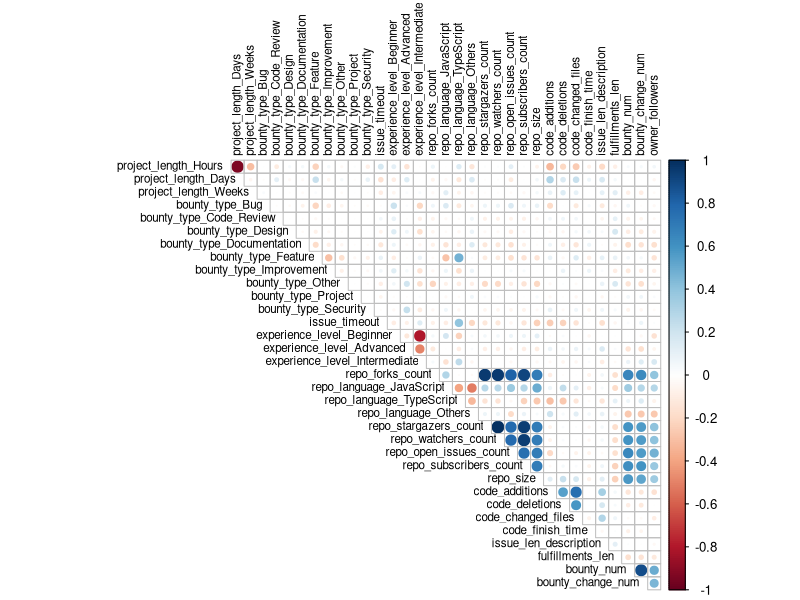
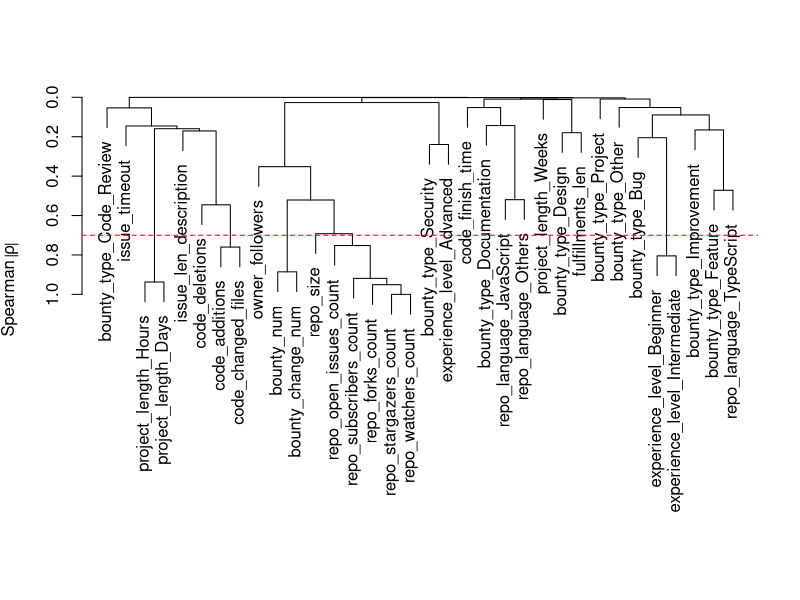

The R source for these figures, in order:
library(mgcv)
library(carData)
library(corrplot)
library(car)
library(rms)
library(Hmisc)
library(boot)

df <- read.csv("model.csv")


### Corelation Analysis ###
var_list <- c(
            'project_length_Hours', 'project_length_Days', 
            'project_length_Weeks', 
            "bounty_type_Bug", "bounty_type_Code_Review", "bounty_type_Design", "bounty_type_Documentation", "bounty_type_Feature",
            "bounty_type_Improvement","bounty_type_Other","bounty_type_Project","bounty_type_Security", "issue_timeout",
            "experience_level_Beginner",
            'experience_level_Advanced', 
            'experience_level_Intermediate',
            'repo_forks_count',
            "repo_language_JavaScript",
            "repo_language_TypeScript", 
            'repo_language_Others',
            'repo_stargazers_count', 
            'repo_watchers_count', 
            'repo_open_issues_count',
            'repo_subscribers_count', 
            'repo_size', 'code_additions', 'code_deletions',
            'code_changed_files', 'code_finish_time', 'issue_len_description',
            'fulfillments_len',
            'bounty_num',
            'bounty_change_num', 
            'owner_followers')

df_sub <- df[, var_list]
df_sub <- as.data.frame(lapply(df_sub, as.numeric))

# Spearman
correlation_matrix <- cor(df_sub, method = "spearman", use = "complete.obs")
capture.output(correlation_matrix, file = "model_cor&redun_anlysis.txt")

high_cor_vars <- which(abs(correlation_matrix) > 0.7, arr.ind = TRUE)
high_cor_vars <- high_cor_vars[high_cor_vars[,1] != high_cor_vars[,2], ]  

high_cor_groups <- list()
for (i in 1:nrow(high_cor_vars)) {
  var1 <- rownames(correlation_matrix)[high_cor_vars[i, 1]]
  var2 <- colnames(correlation_matrix)[high_cor_vars[i, 2]]
  
  found <- FALSE
  for (j in seq_along(high_cor_groups)) {
    if (var1 %in% high_cor_groups[[j]] || var2 %in% high_cor_groups[[j]]) {
      high_cor_groups[[j]] <- unique(c(high_cor_groups[[j]], var1, var2))
      found <- TRUE
      break
    }
  }
  if (!found) {
    high_cor_groups[[length(high_cor_groups) + 1]] <- c(var1, var2)
  }
}

# choose one variable from each group
set.seed(100)  
remove_vars <- c()
for (group in high_cor_groups) {
  keep_var <- sample(group, 1)  
  remove_vars <- c(remove_vars, setdiff(group, keep_var))  
}

capture.output('spearman deleted variables:', file = "model_cor&redun_anlysis.txt", append=TRUE)
capture.output(remove_vars, file = "model_cor&redun_anlysis.txt", append=TRUE)
selected_vars <- setdiff(var_list, remove_vars)
capture.output('spearman reserved variables:', file = "model_cor&redun_anlysis.txt", append=TRUE)
capture.output(selected_vars, file = "model_cor&redun_anlysis.txt", append=TRUE)


corrplot(correlation_matrix, method = "circle", type = "upper",
         tl.col = "black", tl.cex = 0.7, diag = FALSE)

# variable clustering
vclust <- varclus(~., data = df_sub, similarity = "spearman", trans = "abs")
png("Hierarchical.png", width = 800, height = 600)
plot(vclust)
abline(h = 0.3, col = "red", lty = 2)  # (|ρ|=0.7)
dev.off()




### Redundancy Analysis ###
df_sub <- df[, selected_vars]
df_sub <- as.data.frame(lapply(df_sub, as.numeric))
dd <- datadist(df_sub)
options(datadist = "dd")

redun_result <- redun(~ ., 
                      data = df_sub,
                      nk = 0, 
                      r2 = 0.9)

capture.output('result of redundancy analysis:', file = "model_cor&redun_anlysis.txt", append=TRUE)
capture.output(redun_result, file = "model_cor&redun_anlysis.txt", append=TRUE)


final_vars <- setdiff(selected_vars, redun_result$Out)
capture.output('final variables:', file = "model_cor&redun_anlysis.txt", append=TRUE)
capture.output(final_vars, file = "model_cor&redun_anlysis.txt", append=TRUE)



### Model Building and Bootstrap Optimism R^2 ###

response_var <- "value_in_usdt"
gam_formula <- as.formula(paste(response_var, "~", paste(final_vars, collapse = " + ")))

# orginal model
original_model <- gam(gam_formula, data = df, method = "REML")


original_summary <- summary(original_model)
original_r2 <- original_summary$r.sq
n_obs <- nrow(df)


# Bootstrap parameters
n_boot <- 1000
optimism_values <- numeric(n_boot)

pb <- txtProgressBar(min = 0, max = n_boot, style = 3)
for (i in 1:n_boot) {
  tryCatch({
    boot_indices <- sample(n_obs, size = n_obs, replace = TRUE)
    boot_data <- df[boot_indices, ]
    
    # bootstrap model
    boot_model <- gam(gam_formula, data = boot_data, method = "REML")
    
    boot_summary <- summary(boot_model)
    boot_r2 <- boot_summary$r.sq
    
    # performance on original data
    pred_orig <- predict(boot_model, newdata = df)
    ss_total <- sum((df[[response_var]] - mean(df[[response_var]]))^2)
    ss_residual <- sum((df[[response_var]] - pred_orig)^2)
    r2_orig <- 1 - (ss_residual / ss_total)
    
    optimism_values[i] <- boot_r2 - r2_orig
    

    capture.output(
      cat("=== Bootstrap Iteration", i, "===\n"),
      print(boot_summary),
      cat("\nBootstrap R²:", boot_r2),
      cat("\nOriginal Data R²:", r2_orig),
      cat("\nOptimism:", optimism_values[i]),
      file = paste0("modelSummarys/model_", sprintf("%04d", i), ".txt"))
    }, error = function(e) {
      message("Error in iteration ", i, ": ", conditionMessage(e))
    })
  
  setTxtProgressBar(pb, i)
}

close(pb)


average_optimism <- mean(optimism_values, na.rm = TRUE)


optimism_r2 <- original_r2 - average_optimism


capture.output(
  cat("=== Final Model Summary ===\n"),
  print(summary(original_model)),
  cat("\n\n=== Bootstrap Validation Results ===\n"),
  cat("Original R²:", original_r2, "\n"),
  cat("Average Optimism:", average_optimism, "\n"),
  cat("Optimism R²:", optimism_r2, "\n"),
  cat("Number of Successful Bootstraps:", sum(!is.na(optimism_values)), "\n"),
  file = "model_summary.txt"
)
